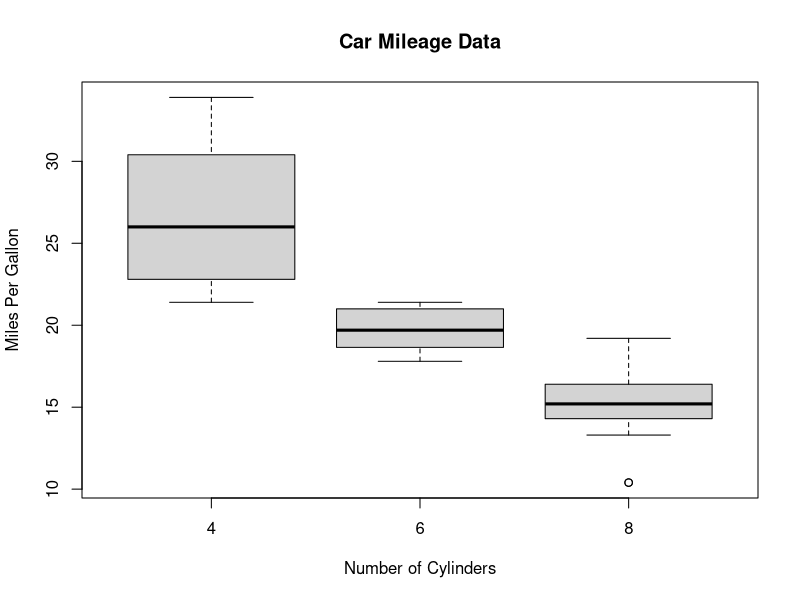
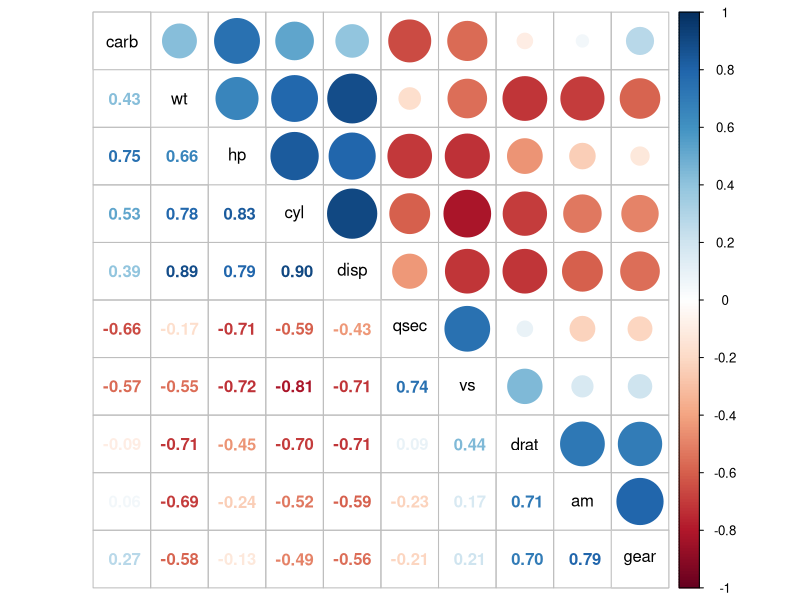
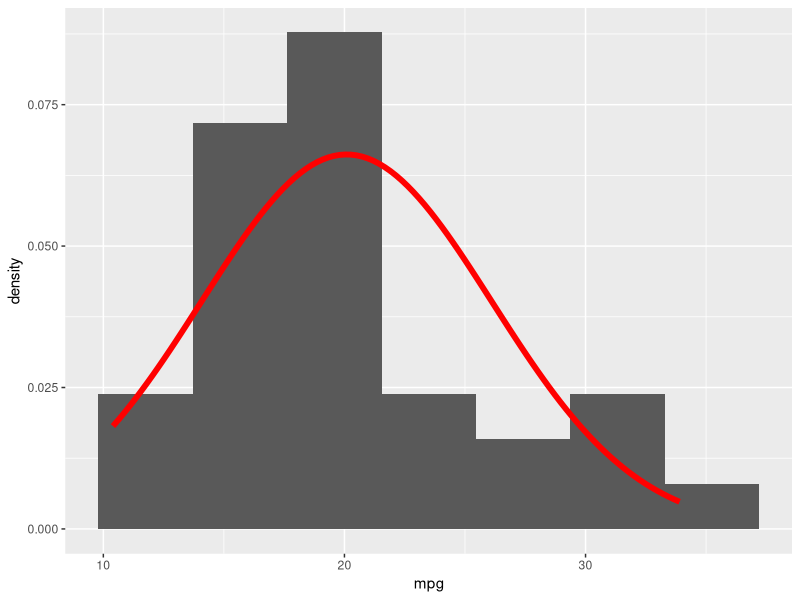
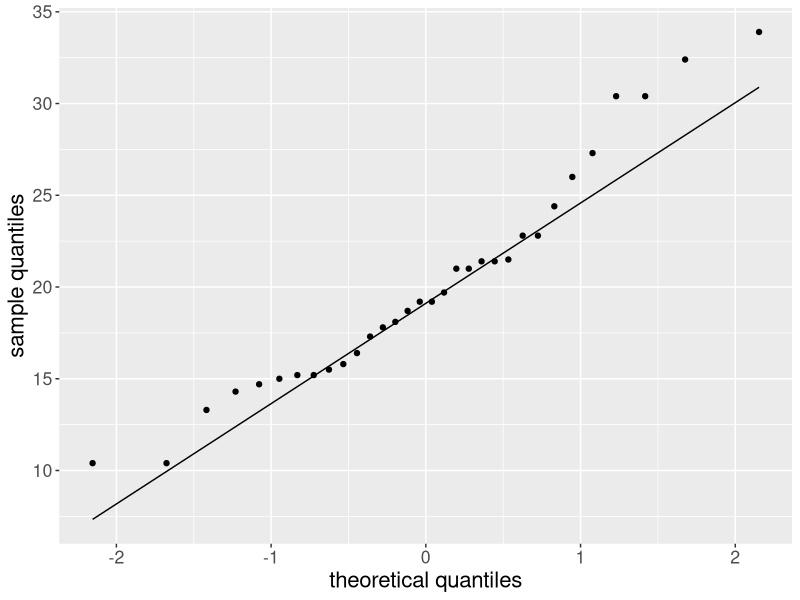
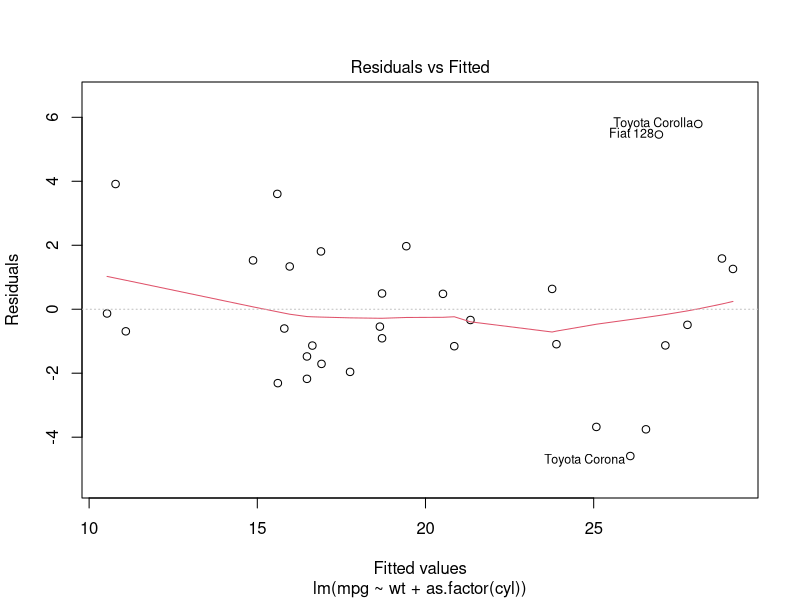
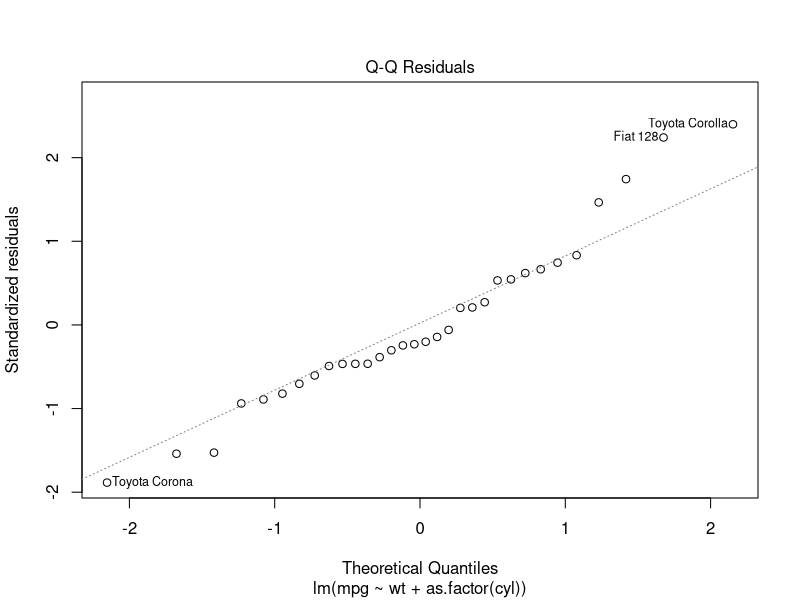
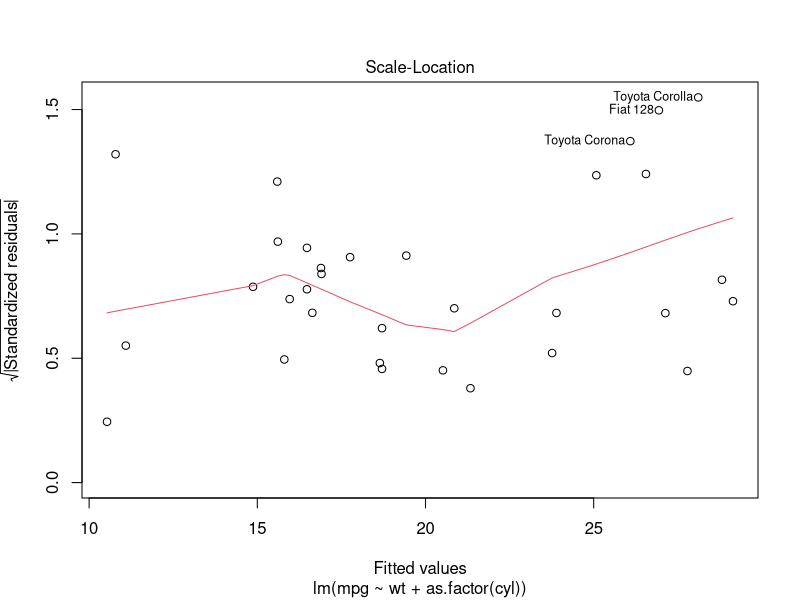
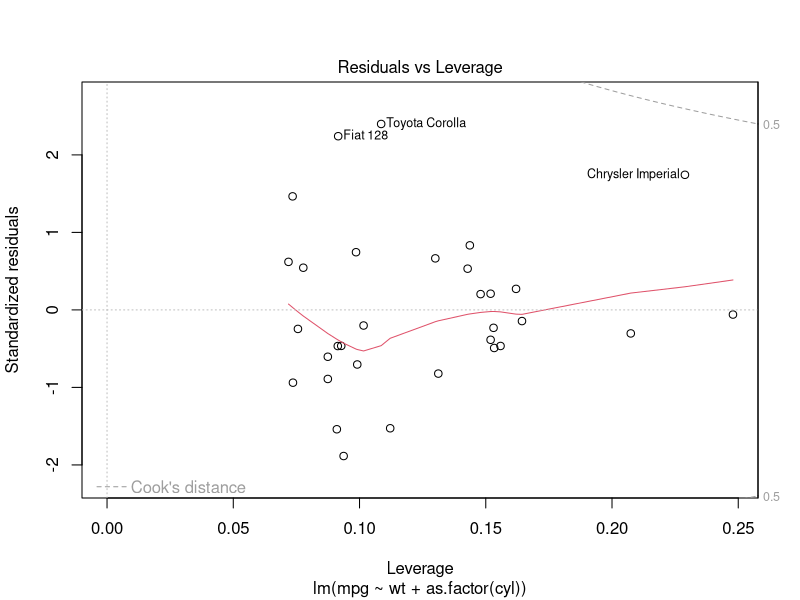

Source code (R) for these figures, in order:
## ---- chunk 1
knitr::opts_chunk$set(echo = TRUE)
## ---- chunk 2
boxplot(mpg~as.factor(cyl),data=mtcars, main="Car Mileage Data",
   xlab="Number of Cylinders", ylab="Miles Per Gallon")
## ---- chunk 3
fit = aov(mpg~as.factor(cyl), data=mtcars)
anova(fit)
## ---- chunk 4
library(corrplot)
library(tidyverse)
library(car)
corrplot.mixed(cor(mtcars[,-1]), order="hclust", tl.col="black")
## ---- chunk 5
ggplot(data = mtcars, aes(mpg)) + geom_histogram(mapping = aes(x = mpg, y = stat(density)), bins = 7) +
   stat_function(
    fun = dnorm, 
    args = list(mean = mean(mtcars$mpg), sd = sd(mtcars$mpg)), 
    lwd = 2, 
    col = 'red')
mpg <- ggplot(data = mtcars, aes(sample = mpg))
mpg + stat_qq(distribution = stats::qnorm) + stat_qq_line() +
  labs(y = 'sample quantiles', x = 'theoretical quantiles') + 
  theme(text = element_text(size = 16))
## ---- chunk 6
fit = lm(mpg~wt+ as.factor(cyl), data=mtcars)
summary(fit)
## ---- chunk 7
plot(fit)
## ---- chunk 8
confint(fit, level=0.95)
## ---- chunk 9
# Assessing Outliers
outlierTest(fit) # Bonferonni p-value for most extreme obs
qqPlot(fit, main="QQ Plot") #qq plot for studentized resid
leveragePlots(fit) # leverage plots
